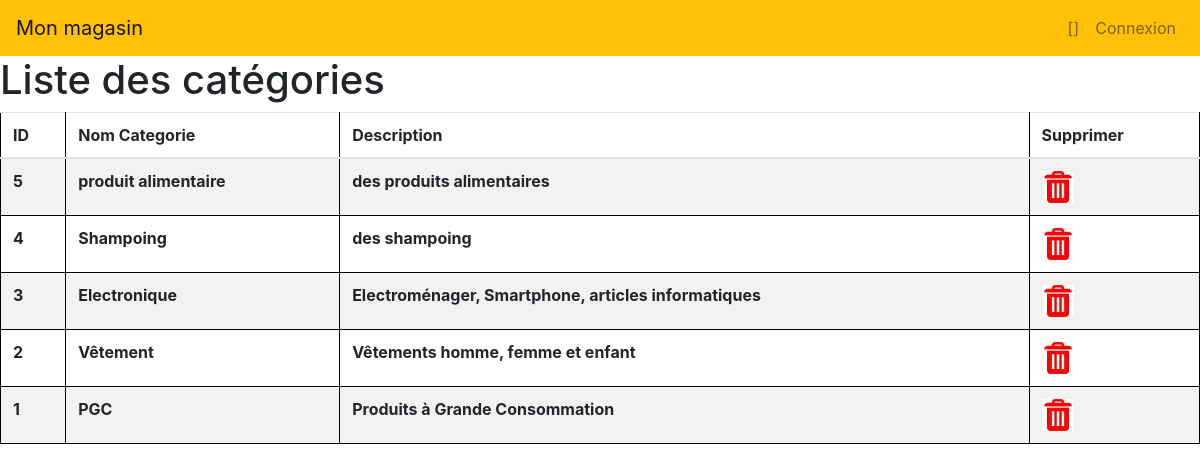
The app's page /magasin/categories/ with its own data.
### magasin/models.py (models this page shows, shortened)
class Categorie(models.Model) :
    nomCat = models.TextField()
    description = models.TextField()

### magasin/views.py (the view)
# urls.py: path('categories/', views.list_cat, name='categories'),
def list_cat(request):
    cat=Categorie.objects.all().values()
    template = loader.get_template('categories.html')
    context = {
 'cat':cat,
 }
    return HttpResponse(template.render(context, request))

### magasin/Templates/categories.html
<html>
{% load static %}
<head>
   <link rel="stylesheet" href="{% static 'css/style.css' %}">
   <link rel="stylesheet" href="{% static 'css/bootstrap.min.css' %}">
</head>
<body>
  {% include "navBar.html" %}
<h1>Liste des catégories</h1>
            <table class="table table-striped">
               <thead>
                  <tr>
                     <th>ID</th>
                     <th>Nom Categorie</th>
                     <th>Description</th>
                     <th>Supprimer</th>
                  </tr>
               </thead>
               <tbody>
                {% for c in cat reversed %}
                <tr>
                   <th>{{ c.id }}</th>
                   <th>{{ c.nomCat }}</th>
                   <th>{{ c.description }}</th>
                   <th><a href="del_categ/{{c.id}}"><img height="32" width="32" src="{% static 'img/delete.jfif' %}"></a></th>
                  </tr>
                  {% endfor %}
               </tbody>
            </table>
            </body>

### magasin/static/css/style.css (style rules this page uses)
table, th, td { border: 1px solid black; border-collapse: collapse; padding: 15px; }

### records on screen
Categorie: id "5", nomCat "produit alimentaire", description "des produits alimentaires"
Categorie: id "4", nomCat "Shampoing", description "des shampoing"
Categorie: id "3", nomCat "Electronique", description "Electroménager, Smartphone, articles informatiques"
Categorie: id "2", nomCat "Vêtement", description "Vêtements homme, femme et enfant"
Categorie: id "1", nomCat "PGC", description "Produits à Grande Consommation"
